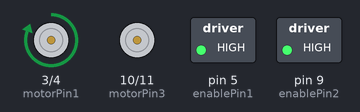
Bench run of a sketch on a simulated Arduino Uno, built with avr-gcc and run on an emulated ATmega328P. Shown: motor-driver pin pairs drawn as motors (green arrow = first pin HIGH = forward, orange = second pin HIGH = backward, longer = more drive), switched loads named in the sketch (green lamp = pin HIGH).

Above: at 1.0 s.
At 2.5 s:
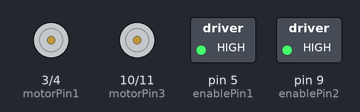
At 4.0 s:
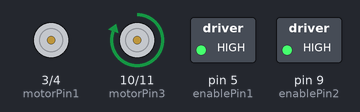
Timing chart, 0 to 7.8 s (numbered marks = the images above):
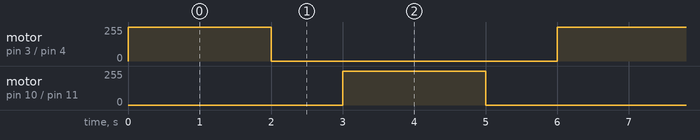

Measured:
- by itself, motor on pin 3 (motorPin1) / pin 4 (motorPin2), motor on pin 10 (motorPin3) / pin 11 (motorPin4): alternates forward 255/255 for 2.0 s and stopped for 4.0 s

The sketch:

MotorDriving.ino
```cpp
// Motor1 control pins
const int motorPin1 = 3; // IN1 on L293D
const int motorPin2 = 4; // IN2 on L293D
const int enablePin1 = 5; // EN1 on L293D
// Motor2 control pins
const int motorPin3 = 10; // IN3 on L293D
const int motorPin4 = 11; // IN4 on L293D
const int enablePin2 = 9; // EN2 on L293D
void setup() {
  // Set motor1 control pins as outputs
  pinMode(motorPin1, OUTPUT);
  pinMode(motorPin2, OUTPUT);
  pinMode(enablePin1, OUTPUT);

  // Set motor2 control pins as outputs
  pinMode(motorPin3, OUTPUT);
  pinMode(motorPin4, OUTPUT);
  pinMode(enablePin2, OUTPUT);

  // Ensure motor1 is off at the start
  digitalWrite(motorPin1, LOW);
  digitalWrite(motorPin2, LOW);
  digitalWrite(enablePin1, HIGH); // Enable the motor driver

  // Ensure motor2 is off at the start
  digitalWrite(motorPin3, LOW);
  digitalWrite(motorPin4, LOW);
  digitalWrite(enablePin2, HIGH); // Enable the motor driver
}

void loop() {
  // Rotate motor1 forward
  digitalWrite(motorPin1, HIGH);
  digitalWrite(motorPin2, LOW);
  delay(2000); // Rotate forward for 2 seconds

  // Stop the motor1
  digitalWrite(motorPin1, LOW);
  digitalWrite(motorPin2, LOW);
  delay(1000); // Stop for 1 second

  // Rotate motor2 forward
  digitalWrite(motorPin3, HIGH);
  digitalWrite(motorPin4, LOW);
  delay(2000); // Rotate forward for 2 seconds

  // Stop the motor2
  digitalWrite(motorPin3, LOW);
  digitalWrite(motorPin4, LOW);
  delay(1000); // Stop for 1 second

}
```
